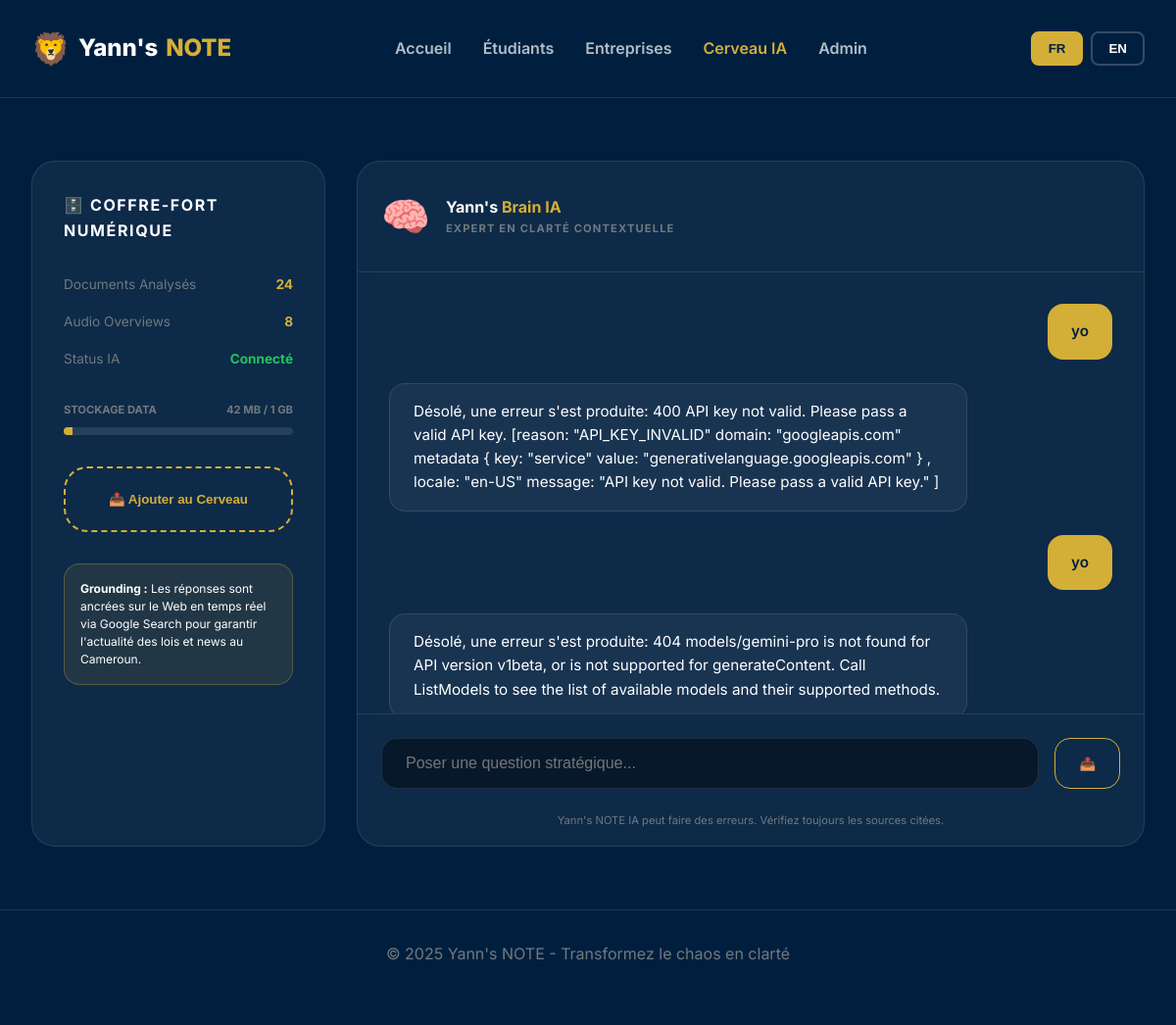
/brain, run on the app's committed database.
### app.py (models this page shows)
class ChatMessage(db.Model):
    __tablename__ = 'chat_messages'
    id = db.Column(db.Integer, primary_key=True)
    role = db.Column(db.String(20), nullable=False)
    text = db.Column(db.Text, nullable=False)
    sources = db.Column(db.Text)
    created_at = db.Column(db.DateTime, default=datetime.utcnow)

### app.py (the view)
@app.route('/brain')
def brain():
    lang = session.get('lang', 'fr')
    messages = ChatMessage.query.order_by(ChatMessage.created_at).all()
    return render_template('brain.html', lang=lang, current_page='brain', messages=messages)

### templates/brain.html (shortened to what this page needs)
{% extends "base.html" %}
{% block content %}
<div class="brain-page">
    <div class="brain-layout">
        <aside class="brain-sidebar glass">
            <h3>🗄️ Coffre-Fort Numérique</h3>
            <div class="stats">
                <div class="stat-item">
                    <span class="label">Documents Analysés</span>
                    <span class="value">24</span>
                </div>
                <div class="stat-item">
                    <span class="label">Audio Overviews</span>
                    <span class="value">8</span>
                </div>
                <div class="stat-item">
                    <span class="label">Status IA</span>
                    <span class="value connected">Connecté</span>
                </div>
            </div>
            <div class="storage-bar">
                <div class="storage-label">
                    <span>Stockage Data</span>
                    <span>42 MB / 1 GB</span>
                </div>
                <div class="progress-bar">
                    <div class="progress" style="width: 4%"></div>
                </div>
            </div>
            <button class="btn-upload">
                📤 Ajouter au Cerveau
            </button>
            <div class="info-box">
                <strong>Grounding :</strong> Les réponses sont ancrées sur le Web en temps réel
                via Google Search pour garantir l'actualité des lois et news au Cameroun.
            </div>
        </aside>
        <div class="brain-chat glass">
            <div class="chat-header">
                <div class="chat-header-content">
                    <div class="brain-icon">🧠</div>
                    <div>
                        <h4>Yann's <span class="text-gold">Brain IA</span></h4>
                        <p class="subtitle">Expert en Clarté Contextuelle</p>
                    </div>
                </div>
            </div>
            <div class="chat-messages" id="chatMessages">
                {% for msg in messages %}
                <div class="message {{ msg.role }}">
                    <div class="message-content">{{ msg.text }}</div>
                </div>
                {% endfor %}
            </div>
            <div class="chat-input">
                <input type="text"
                       id="messageInput"
                       placeholder="Poser une question stratégique..."
                       onkeypress="if(event.key==='Enter') sendMessage()">
                <button onclick="sendMessage()" class="btn-send">📤</button>
            </div>
            <p class="disclaimer">
                Yann's NOTE IA peut faire des erreurs. Vérifiez toujours les sources citées.
            </p>
        </div>
    </div>
</div>
{% endblock %}

### templates/base.html (shortened to what this page needs)
<!DOCTYPE html>
<html lang="{{ lang or 'fr' }}" class="dark">
<head>
    <link rel="stylesheet" href="{{ url_for('static', filename='css/styles.css') }}">
</head>
<body>
    <header class="site-header">
        <div class="container header-inner">
            <div class="brand">
                <a href="/" class="logo">
                    <span class="lion-icon">🦁</span>
                    Yann's <span class="highlight">NOTE</span>
                </a>
            </div>
            <nav class="main-nav">
                <a href="/" class="{{ 'active' if current_page == 'home' else '' }}">Accueil</a>
                <a href="/students" class="{{ 'active' if current_page == 'students' else '' }}">Étudiants</a>
                <a href="/business" class="{{ 'active' if current_page == 'business' else '' }}">Entreprises</a>
                <a href="/brain" class="{{ 'active' if current_page == 'brain' else '' }}">Cerveau IA</a>
                <a href="/admin" class="{{ 'active' if current_page == 'admin' else '' }}">Admin</a>
            </nav>
            <div class="lang-toggle">
                <button onclick="setLang('fr')" class="lang-btn {{ 'active' if lang == 'fr' else '' }}">FR</button>
                <button onclick="setLang('en')" class="lang-btn {{ 'active' if lang == 'en' else '' }}">EN</button>
            </div>
        </div>
    </header>
    <main class="main-content">
        <div class="container">
            {% block content %}{% endblock %}
        </div>
    </main>
    <footer class="site-footer">
        <div class="container">
            <p>© 2025 Yann's NOTE - Transformez le chaos en clarté</p>
        </div>
    </footer>
</body>
</html>

### data on the page
ChatMessage: text "yo"
ChatMessage: text "Désolé, une erreur s'est produite: 400 API key not valid. Please pass a valid API key. [reason: \"API_KEY_INVALID\" domain: \"googleapis.com\" metadata { key: \"service\" value: \"generativelanguage.googleapis.com\" } , locale: \"en-US\" message: \"API key not valid. Please pass a valid API key.\" ]"
ChatMessage: text "yo"
ChatMessage: text "Désolé, une erreur s'est produite: 404 models/gemini-pro is not found for API version v1beta, or is not supported for generateContent. Call ListModels to see the list of available models and their supported methods."
